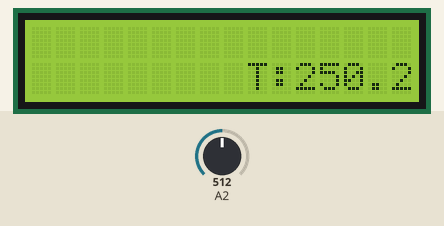
The sketch below on a simulated Arduino Uno, built with avr-gcc and run on an emulated ATmega328P. On the bench: 16×2 character LCD. Inputs (shaded band) come from the test bench; at power-on: A2 = 512. What the sketch prints to the serial monitor is not drawn.

Above: at 6.6 s.
6.7 s: A2 set to 215
At 18.4 s:
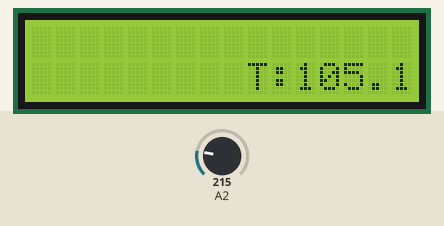
18.6 s: A2 set to 190
At 30.4 s:
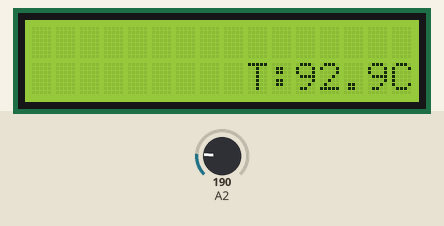
30.5 s: A2 set to 23
At 42.3 s:
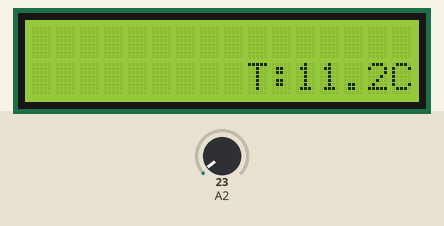
42.4 s: A2 set to 19
At 54.8 s:
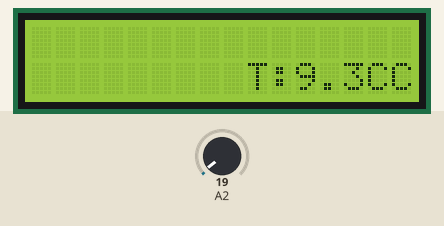
Timing chart, 0 to 55.3 s (numbered marks = the images above; inputs shaded):
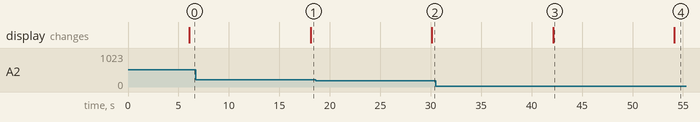

Measured:
- the behaviour switches between 205 and 204 on A2 (found by bisection; images 1 and 2)
- the behaviour switches between 21 and 20 on A2 (found by bisection; images 3 and 4)
- after the input at 6.7 s, the display: changes after 11.4 s (image 1)
- after the input at 18.6 s, the display: changes after 11.5 s (image 2)
- after the input at 30.5 s, the display: changes after 11.6 s (image 3)
- after the input at 42.4 s, the display: changes after 11.7 s (image 4)

The sketch:

TEMP.ino
```cpp
#include <LiquidCrystal_I2C.h>
LiquidCrystal_I2C lcd(0x3f,16,2);

int SENSOR;
float TEMPERATURA;
float SUMA;

void setup() {
  // put your setup code here, to run once:
Serial.begin(9600);
lcd.init();
lcd.backlight();
}

void loop() {
  // put your main code here, to run repeatedly:
SUMA=0;
SENSOR=analogRead(A2);
//for (int i=0; i<5;i++){
//
TEMPERATURA= ((SENSOR*5000.0)/1023) /10;
// SUMA= TEMPERATURA+SUMA;
delay(5000);
//}
Serial.println(TEMPERATURA,1);
delay(1000);
lcd.setCursor(9,1);
lcd.print("T:");
lcd.print(TEMPERATURA,1);
lcd.print("C");
}
```
